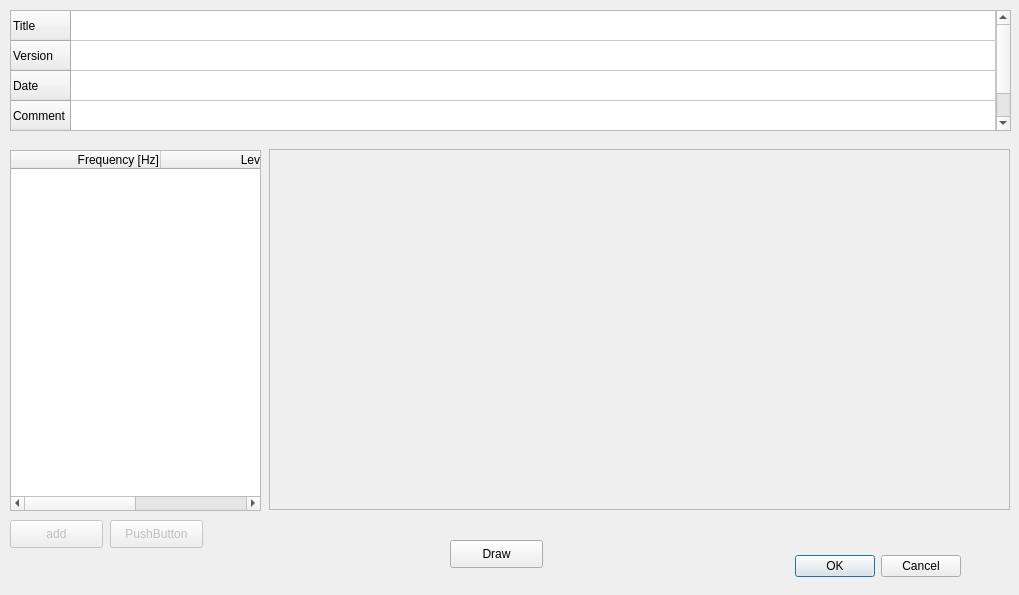
<?xml version="1.0" encoding="UTF-8"?>
<ui version="4.0">
 <class>Dialog</class>
 <widget class="QDialog" name="Dialog">
  <property name="windowModality">
   <enum>Qt::NonModal</enum>
  </property>
  <property name="geometry">
   <rect>
    <x>0</x>
    <y>0</y>
    <width>1019</width>
    <height>595</height>
   </rect>
  </property>
  <property name="windowTitle">
   <string>Dialog</string>
  </property>
  <widget class="QDialogButtonBox" name="buttonBox">
   <property name="geometry">
    <rect>
     <x>750</x>
     <y>550</y>
     <width>211</width>
     <height>32</height>
    </rect>
   </property>
   <property name="orientation">
    <enum>Qt::Horizontal</enum>
   </property>
   <property name="standardButtons">
    <set>QDialogButtonBox::Cancel|QDialogButtonBox::Ok</set>
   </property>
  </widget>
  <widget class="QTableWidget" name="tableWidget">
   <property name="geometry">
    <rect>
     <x>10</x>
     <y>10</y>
     <width>1001</width>
     <height>121</height>
    </rect>
   </property>
   <property name="rowCount">
    <number>4</number>
   </property>
   <attribute name="horizontalHeaderVisible">
    <bool>false</bool>
   </attribute>
   <attribute name="horizontalHeaderStretchLastSection">
    <bool>true</bool>
   </attribute>
   <attribute name="verticalHeaderVisible">
    <bool>true</bool>
   </attribute>
   <attribute name="verticalHeaderStretchLastSection">
    <bool>true</bool>
   </attribute>
   <row>
    <property name="text">
     <string>Title</string>
    </property>
   </row>
   <row>
    <property name="text">
     <string>Version</string>
    </property>
   </row>
   <row>
    <property name="text">
     <string>Date</string>
    </property>
   </row>
   <row>
    <property name="text">
     <string>Comment</string>
    </property>
   </row>
   <column>
    <property name="text">
     <string>Neue Spalte</string>
    </property>
   </column>
  </widget>
  <widget class="QTableWidget" name="tableWidget_2">
   <property name="geometry">
    <rect>
     <x>10</x>
     <y>150</y>
     <width>251</width>
     <height>361</height>
    </rect>
   </property>
   <property name="mouseTracking">
    <bool>false</bool>
   </property>
   <property name="sortingEnabled">
    <bool>true</bool>
   </property>
   <attribute name="horizontalHeaderVisible">
    <bool>true</bool>
   </attribute>
   <attribute name="horizontalHeaderCascadingSectionResizes">
    <bool>true</bool>
   </attribute>
   <attribute name="horizontalHeaderDefaultSectionSize">
    <number>150</number>
   </attribute>
   <attribute name="horizontalHeaderHighlightSections">
    <bool>false</bool>
   </attribute>
   <attribute name="horizontalHeaderMinimumSectionSize">
    <number>50</number>
   </attribute>
   <attribute name="horizontalHeaderShowSortIndicator" stdset="0">
    <bool>true</bool>
   </attribute>
   <attribute name="horizontalHeaderStretchLastSection">
    <bool>true</bool>
   </attribute>
   <attribute name="verticalHeaderVisible">
    <bool>false</bool>
   </attribute>
   <attribute name="verticalHeaderDefaultSectionSize">
    <number>25</number>
   </attribute>
   <attribute name="verticalHeaderMinimumSectionSize">
    <number>25</number>
   </attribute>
   <attribute name="verticalHeaderStretchLastSection">
    <bool>false</bool>
   </attribute>
   <column>
    <property name="text">
     <string>Frequency [Hz]</string>
    </property>
    <property name="textAlignment">
     <set>AlignRight|AlignVCenter</set>
    </property>
   </column>
   <column>
    <property name="text">
     <string>Level [dBµV]</string>
    </property>
    <property name="textAlignment">
     <set>AlignRight|AlignVCenter</set>
    </property>
   </column>
  </widget>
  <widget class="QPushButton" name="BtnAdd">
   <property name="enabled">
    <bool>false</bool>
   </property>
   <property name="geometry">
    <rect>
     <x>10</x>
     <y>520</y>
     <width>93</width>
     <height>28</height>
    </rect>
   </property>
   <property name="text">
    <string>add</string>
   </property>
  </widget>
  <widget class="QPushButton" name="BtnGet">
   <property name="enabled">
    <bool>false</bool>
   </property>
   <property name="geometry">
    <rect>
     <x>110</x>
     <y>520</y>
     <width>93</width>
     <height>28</height>
    </rect>
   </property>
   <property name="text">
    <string>PushButton</string>
   </property>
  </widget>
  <widget class="QFrame" name="GrafikFrame">
   <property name="geometry">
    <rect>
     <x>269</x>
     <y>149</y>
     <width>741</width>
     <height>361</height>
    </rect>
   </property>
   <property name="frameShape">
    <enum>QFrame::StyledPanel</enum>
   </property>
   <property name="frameShadow">
    <enum>QFrame::Raised</enum>
   </property>
  </widget>
  <widget class="QPushButton" name="BtnDraw">
   <property name="geometry">
    <rect>
     <x>450</x>
     <y>540</y>
     <width>93</width>
     <height>28</height>
    </rect>
   </property>
   <property name="text">
    <string>Draw</string>
   </property>
  </widget>
 </widget>
 <resources>
  <include location="../TMV3.qrc"/>
 </resources>
 <connections>
  <connection>
   <sender>buttonBox</sender>
   <signal>accepted()</signal>
   <receiver>Dialog</receiver>
   <slot>accept()</slot>
   <hints>
    <hint type="sourcelabel">
     <x>248</x>
     <y>254</y>
    </hint>
    <hint type="destinationlabel">
     <x>157</x>
     <y>274</y>
    </hint>
   </hints>
  </connection>
  <connection>
   <sender>buttonBox</sender>
   <signal>rejected()</signal>
   <receiver>Dialog</receiver>
   <slot>reject()</slot>
   <hints>
    <hint type="sourcelabel">
     <x>316</x>
     <y>260</y>
    </hint>
    <hint type="destinationlabel">
     <x>286</x>
     <y>274</y>
    </hint>
   </hints>
  </connection>
 </connections>
</ui>
